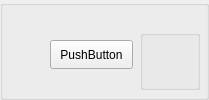
       <widget class="QGroupBox" name="groupBox_p124">
        <property name="minimumSize">
         <size>
          <width>170</width>
          <height>100</height>
         </size>
        </property>
        <property name="title">
         <string/>
        </property>
        <widget class="QPushButton" name="pushButton_p124">
         <property name="geometry">
          <rect>
           <x>50</x>
           <y>40</y>
           <width>83</width>
           <height>29</height>
          </rect>
         </property>
         <property name="text">
          <string>PushButton</string>
         </property>
        </widget>
        <widget class="QGroupBox" name="groupBox_p124info">
         <property name="geometry">
          <rect>
           <x>140</x>
           <y>30</y>
           <width>60</width>
           <height>60</height>
          </rect>
         </property>
         <property name="title">
          <string/>
         </property>
         <widget class="QLabel" name="label_p124attack">
          <property name="geometry">
           <rect>
            <x>0</x>
            <y>0</y>
            <width>30</width>
            <height>30</height>
           </rect>
          </property>
          <property name="text">
           <string/>
          </property>
         </widget>
         <widget class="QLabel" name="label_p124hp">
          <property name="geometry">
           <rect>
            <x>30</x>
            <y>0</y>
            <width>30</width>
            <height>30</height>
           </rect>
          </property>
          <property name="text">
           <string/>
          </property>
         </widget>
         <widget class="QLabel" name="label_p124mobility">
          <property name="geometry">
           <rect>
            <x>0</x>
            <y>30</y>
            <width>30</width>
            <height>30</height>
           </rect>
          </property>
          <property name="text">
           <string/>
          </property>
         </widget>
         <widget class="QLabel" name="label_p124range">
          <property name="geometry">
           <rect>
            <x>30</x>
            <y>30</y>
            <width>30</width>
            <height>30</height>
           </rect>
          </property>
          <property name="text">
           <string/>
          </property>
         </widget>
        </widget>
        <widget class="QLabel" name="label_p124type">
         <property name="geometry">
          <rect>
           <x>50</x>
           <y>40</y>
           <width>30</width>
           <height>30</height>
          </rect>
         </property>
         <property name="styleSheet">
          <string notr="true"/>
         </property>
         <property name="text">
          <string/>
         </property>
        </widget>
       </widget>
